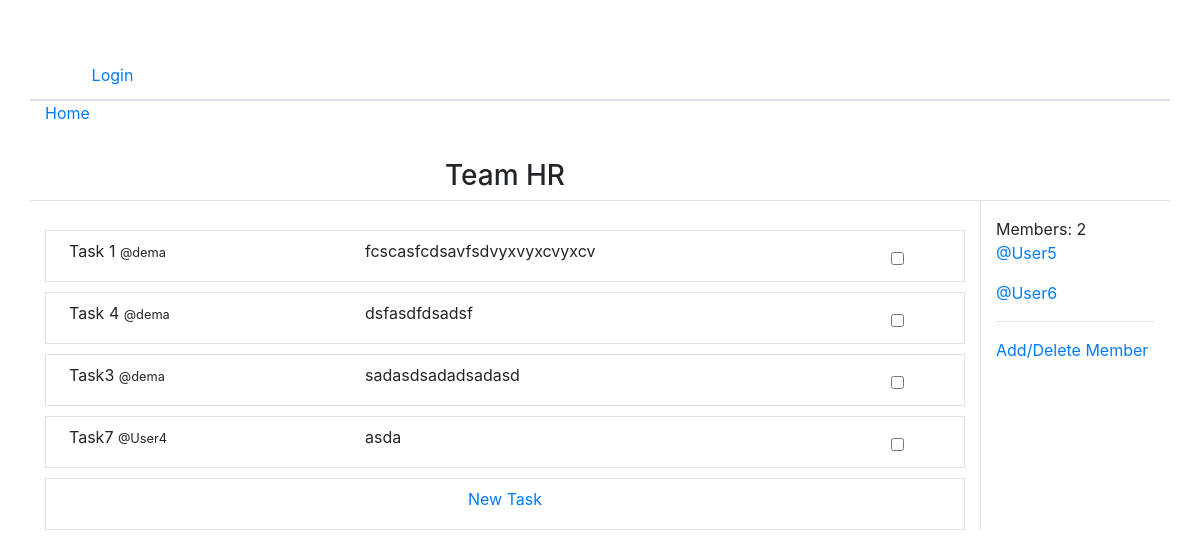
The page /rooms/3/ on the database as committed earlier.
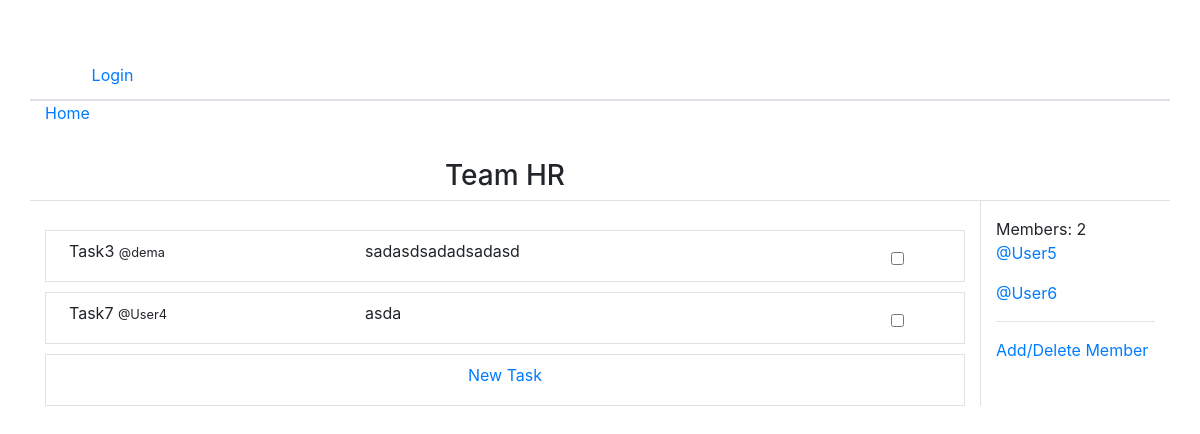
The same page on the database as committed later.
### base/models.py (models this page shows, shortened)
class Room(models.Model):
    host = models.ForeignKey(User, on_delete=models.SET_NULL, null=True)
    topic = models.ForeignKey(Topic, on_delete=models.SET_NULL, null=True)
    name = models.CharField(max_length=200)
    description = models.TextField(null=True, blank=True)
    participants = models.ManyToManyField(User, related_name='participants')
    updated = models.DateTimeField(auto_now=True)
    createed = models.DateTimeField(auto_now_add=True)
    class Meta:
        ordering = ['-updated', '-createed']

class Task(models.Model):
    host = models.ForeignKey(User, on_delete=models.SET_NULL, null=True)
    hostroom = models.ForeignKey(Room, on_delete=models.SET_NULL, null=True)
    name = models.CharField(max_length=200, null=True)
    body = models.TextField(null=True, blank=True)
    updated = models.DateTimeField(auto_now=True)
    created = models.DateTimeField(auto_now_add=True)
    finish = models.BooleanField(default=False)

### base/views.py (the view)
# urls.py: path('rooms/<str:rom_id>/', views.roomsView, name='rooms'),
def roomsView(request, rom_id):
    rooms2 = Room.objects.get(id=rom_id)
    tasks = Task.objects.filter(hostroom_id=rom_id)
    participants = rooms2.participants.all() # rooms2 > room ?
    context = {'rooms2': rooms2, 'participants': participants, 'tasks': tasks}
    return render(request, 'base/rooms.html', context)

### base/templates/base/rooms.html
{% extends 'main.html' %}
{% load static %}
{% block content %}
<div class="container">
    <div class="row">
        <div class="col-10 d-flex flex-row justify-content-center align-items-center" style="height: 40px;">
            <h3>{{ rooms2.name }}</h3>
        </div>
        <div class="col-2"></div>
    </div>
    <div class="row">
        <div class="col-10  ">
            <div class="row">
                <div class="col-12 border-top" style="height: 30px; padding-bottom: 10px;"></div>
                <div class="col-12 d-flex flex-row justify-content-center align-items-center">
                    <div class="container">
                        {% for task in tasks %}
                            <div class="row">
                                <div class="col-12 d-flex flex-row justify-content-center align-items-center border">
                                    <div class="col-4 p-2" style="height: 50px;">
                                        <medium>{{task.name}}</medium>
                                        <small>@{{task.host}}</small>
                                    </div>
                                    <div class="col-7 p-2" style="height: 50px;">
                                        <medium>{{task.body}}</medium>
                                    </div>
                                    <div class="col-1 p-3" style="height: 50px;">
                                        <input type="checkbox" value="{{ task.finish }}">
                                    </div>
                                </div>
                                <div class="col-12" style="height: 10px;"></div>
                            </div>
                        {% endfor %}
                                                        <div class="row">
                                <div class="col-12 d-flex flex-row justify-content-center align-items-center border">
                                    <div class="col-12 p-2 d-flex justify-content-center" style="height: 50px;">
                                        <a href="#"><medium>New Task</medium></a>
                                    </div>
                                </div>
                            </div>
                    </div>
                </div>
            </div>
        </div>
        <div class="col-2 border-top border-left pb-3">
            <div>
                <div class="mt-3">
                    <medium>Members: {{rooms2.participants.count}}</medium>
                </div>
                {% for participant in rooms2.participants.all %}
                <p><a href="{% url 'userinfo' participant.id %}">@{{ participant }}</a></p>
                {% endfor %}
                <hr>
                <a href="{% url 'update-room_2' rooms2.id %}">Add/Delete Member</a>
            </div>
        </div>
    </div>
</div>
{% endblock content %}

### templates/main.html (shortened to what this page needs)
{% load static %}
<!DOCTYPE html>
<html lang="en">
<head>
        <link rel="stylesheet" href="https://stackpath.bootstrapcdn.com/bootstrap/4.1.3/css/bootstrap.min.css">
        <link rel="stylesheet" type="text/css" href="{% static 'css/style.css' %}">
</head>
<body style="background-color: white;">
  <div class="container">
      <div class="row">
          <div class="col-12" style="height: 50px; padding: 0px;">
              <div class="row">
                  <div class="col-2" style="height: 50px;"></div>
                  <div class="col-10" style="height: 50px;"></div>
              </div>
          </div>
          <div class="col-12 border-bottom" style="height: 50px; padding: 0px;">
              <div class="row">
                    <div class="col-2 d-flex flex-row justify-content-center align-items-center" style="height: 50px;">
                        {% if request.user.is_authenticated %}
                            <a href="{% url 'logout' %}">Logout</a>
                        {% else %}
                            <a href="{% url 'login' %}">Login</a>
                        {% endif %}
                    </div>
                    <div class="col-8" style="height: 50px;"></div>
                    <div class="col-2 d-flex flex-row justify-content-center align-items-center" style="height: 50px;">
                    </div>
              </div>
          </div>
          <div class="container">
              <div class="row">
                  <div class="col-12" style="height: 20px;">
                      <div class="row">
                           <div class="col-1 border-top" style="height: 20px;">
                               <a href="{% url 'home' %}">Home</a>
                           </div>
                           <div class="col-11 border-top" style="height: 20px;"></div>
                      </div>
                  </div>
                  <div class="col-12" style="height: 20px;"></div>
                  <div class="col-12" style="height: 20px;"></div>
              </div>
          </div>
      </div>
  </div>
  {% block content %}
  {% endblock content %}
</body>
</html>

Rows that differ between the two databases and show on the page:
removed Task: name "Task 1", host "dema", body "fcscasfcdsavfsdvyxvyxcvyxcv"
removed Task: name "Task 4", host "dema", body "dsfasdfdsadsf"
